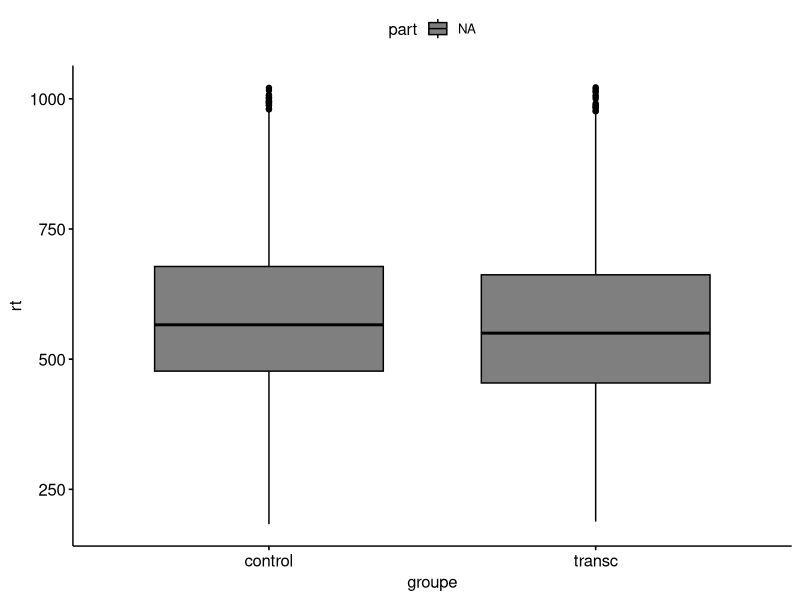
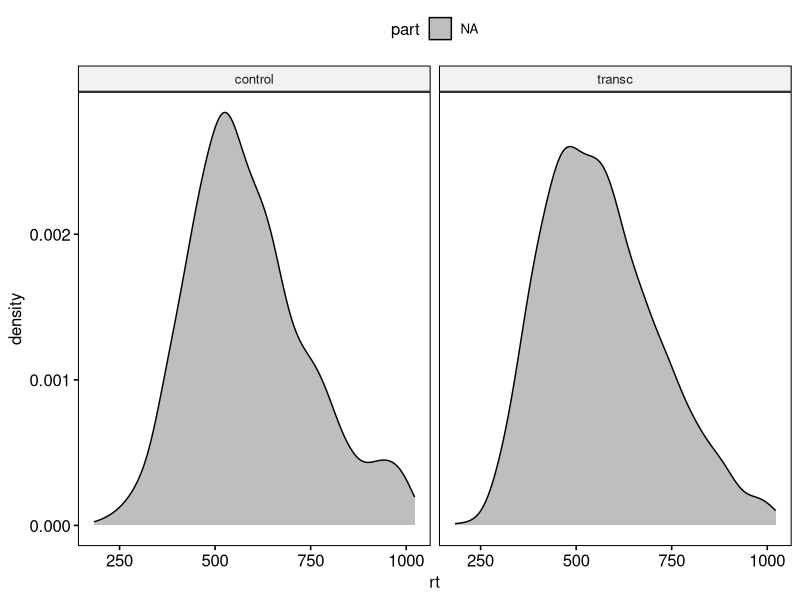
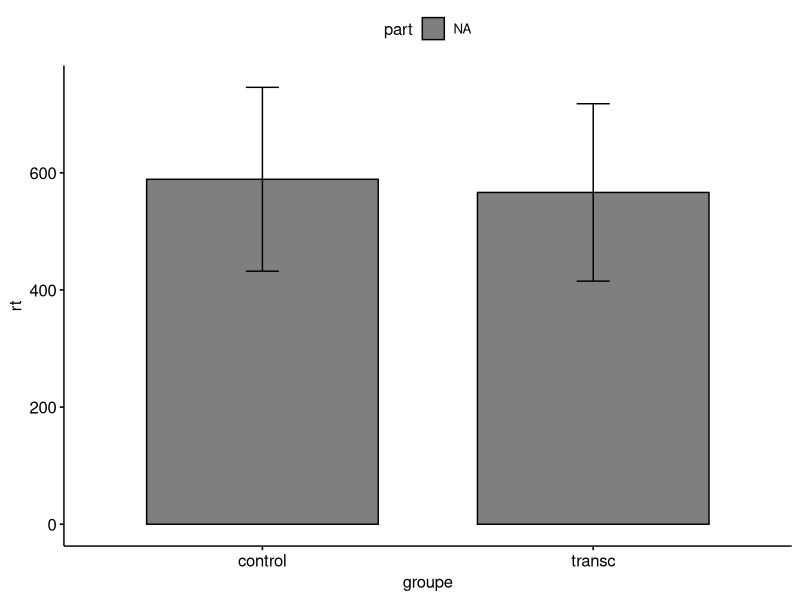

Here is the R script that generated these plots, in order: (Note: this script raises an error after producing the figures.)
## ---- chunk 1
library(tidyverse)
library(ggpubr)
library(rstatix)
library(xtable)

nback <- read.csv2("data/nback.csv", sep = ",", fileEncoding="UTF-8-BOM")
nback$groupe <- as.factor(nback$groupe)
nback$subject_id <- as.factor(nback$subject_id)
nback$part <- factor(nback$part, levels = c("2_back_pre", "2_back_post"))
nback$id_2_back <- as.factor(nback$id_2_back)
nback$trial_id <- as.factor(nback$trial_id)
nback$rt <- as.numeric(nback$rt)

nback[is.na(nback)] <- 0

nback_correct <- nback %>%
  filter(Target == 1 | Non.target == 1) %>%
  select(-False.alarm, -Mismatch, -No.input)

out_rt <- boxplot.stats(nback_correct$rt)$out
nback_correct <- nback_correct %>%
  filter(!rt %in% out_rt)

nback_correct %>%
  group_by(groupe, part) %>%
  get_summary_stats(rt)

## ---- chunk 2

ggboxplot(nback_correct, x = "groupe", y = "rt", fill = "part")

## ---- chunk 3
ggdensity(nback_correct, x = "rt", fill = "part", facet.by = "groupe")
## ---- chunk 4
ggbarplot(nback_correct, x = "groupe", y = "rt", fill = "part", position = position_dodge(0.8), add = "mean_sd")
## ---- chunk 5
nback_quant <- nback_correct %>%
  group_by(groupe, subject_id, part) %>%
  summarise(rt = quantile(rt, c(0.2, 0.4, 0.6, 0.8, 1)), q = c(0.2, 0.4, 0.6, 0.8, 1))
nback_quant
## ---- chunk 6
nback_vincent <- nback_quant %>%
  group_by(groupe, part, q) %>%
  summarise(rt = mean(rt))
nback_vincent
## ---- chunk 7
vi <- ggline(nback_vincent, x = "q", y = "rt", color = "part", facet.by = "groupe", size = 1)

vi %>%
  ggexport(filename = "Plots/vi.pdf")

vi
## ---- chunk 8
nback_caf <- nback_score %>%
  filter(No.input == 0) %>%
  group_by(groupe, subject_id, part) %>%
  summarise(q = c(0.2, 0.4, 0.6, 0.8, 1),
            rt = quantile(rt, c(0.2, 0.4, 0.6, 0.8, 1)), 
            correct = quantile(Score, c(0.2, 0.4, 0.6, 0.8, 1)))

nback_caf <- nback_caf %>%
  group_by(groupe, part, q) %>%
  summarise(correct = mean(correct), rt = mean(rt))

nback_caf$rt <- round(nback_caf$rt)

caf <- ggline(nback_caf, x = "rt", y = "correct", color = "part", facet.by = "groupe", size = 1) +
  rotate_x_text()

caf %>%
  ggexport(filename = "Plots/caf.pdf")

caf

